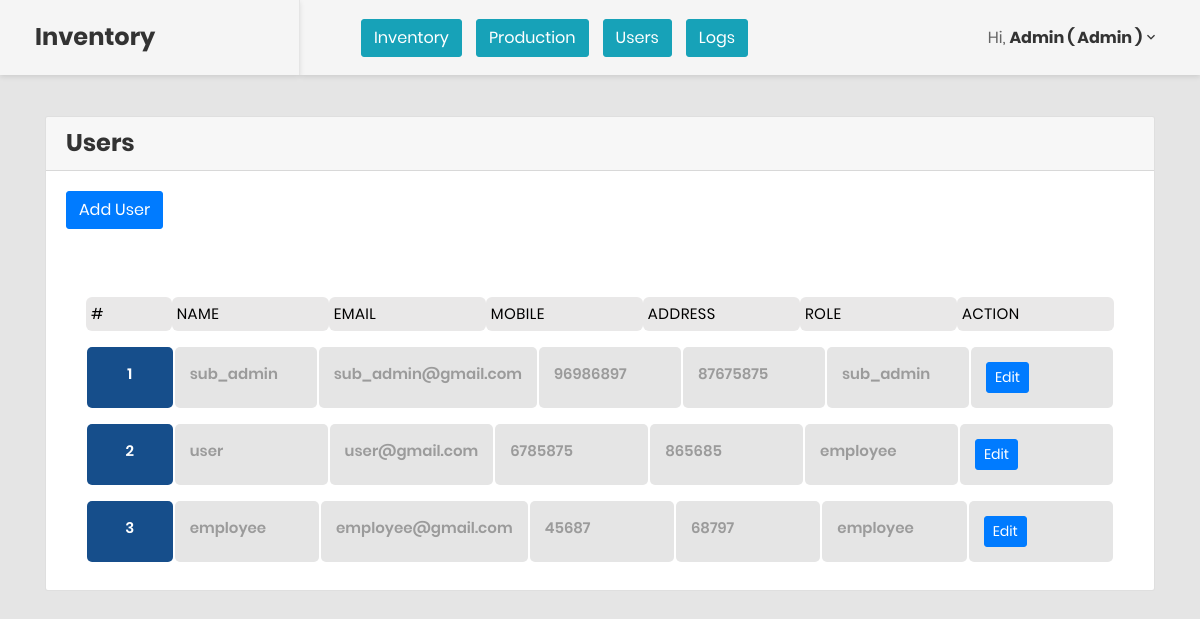
Before: /users/users.php (signed in) with the older database file.
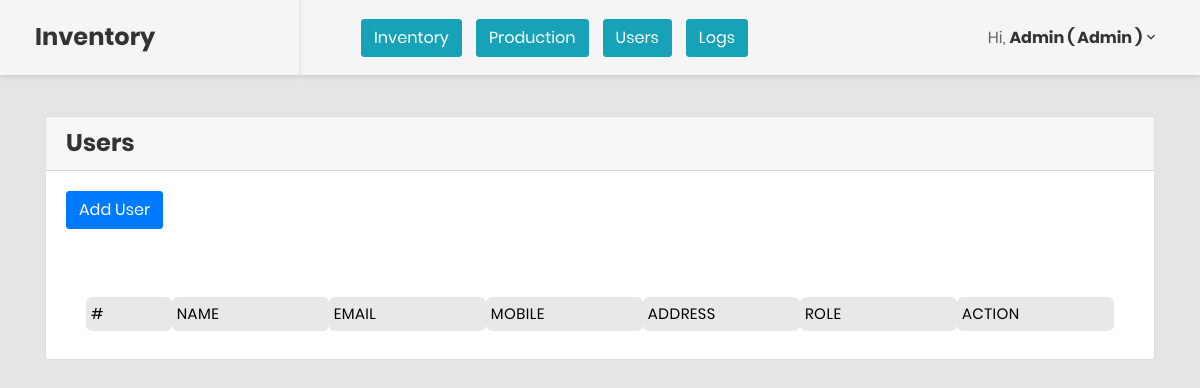
After: the same page with the newer database file.
### tables this page shows
CREATE TABLE `users` (
  `id` int(11) NOT NULL,
  `name` varchar(255) NOT NULL,
  `email` varchar(255) NOT NULL,
  `password` varchar(255) NOT NULL,
  `mobile_number` varchar(255) NOT NULL,
  `address` varchar(255) NOT NULL,
  `role` varchar(255) NOT NULL
);

### users/users.php (the view, shortened to what this page needs)
<?php
require_once('../navbar/list.php');
	?>
	<?php
if ($_SESSION['role'] == 'admin') {
	$select = 'SELECT * FROM `users` WHERE `role` != "admin"';
}
elseif($_SESSION['role'] == 'sub_admin'){
	$select = 'SELECT * FROM `users` WHERE `role` = "employee"';
}
$result = mysqli_query($conn,$select);
?>
<div class="card-header">
	<h3>Users</h3>
</div>
<div class="card-body">
	<a href="../users/add-user.php" class="btn btn-primary">Add User</a>
</div>
<div class="card-body">
	<div class="details-container">
		<ul class="responsive-table">
			<li class="table-header">
				<div class="col col-1" data-label="#">#</div>
				<div class="col">Name</div>
				<div class="col">Email</div>
				<div class="col">Mobile</div>
				<div class="col">Address</div>
				<div class="col">Role</div>
				<div class="col" colspan="2">Action</div>
			</li>
			<?php $n =1;?>
			<?php while ($value = mysqli_fetch_assoc($result)) { ?>
				<li class="table-row">
					<div class="col col-1" data-label="#"><?= $n++ ?></div>
					<div class="col" data-label="Name-"><?= $value['name'] ?></div>
					<div class="col" data-label="Category-"><?= $value['email'] ?></div>
					<div class="col" data-label="Qty after Shortage-"><?= $value['mobile_number'] ?></div>
					<div class="col" data-label="Shortage-"><?= $value['address'] ?></div>
					<div class="col" data-label="Shortage-"><?= $value['role'] ?></div>
					<div class="col">
						<a href="../users/user-edit?id=<?php echo $value['id']?>" class="btn btn-sm btn-primary">Edit</a>
					</div>
					</li>
				<?php } ?>
			</ul>
		</div>
	</div>
	<?php
	require_once('../include/index-end.php');
?>

Changed rows visible on the page:
removed users: name "sub_admin", email "sub_admin@gmail.com", mobile_number "96986897", address "87675875", role "sub_admin"
removed users: name "user", email "user@gmail.com", mobile_number "6785875", address "865685", role "employee"
removed users: name "employee", email "employee@gmail.com", mobile_number "45687", address "68797", role "employee"
